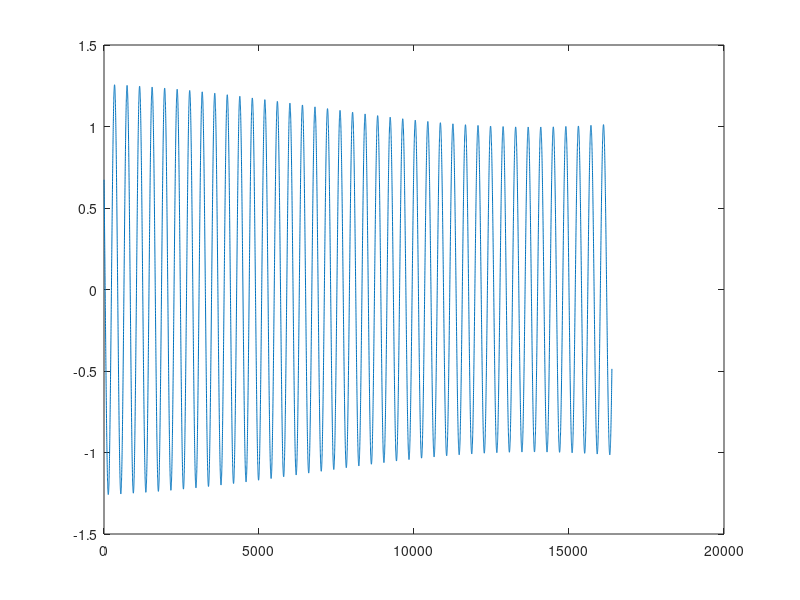

The MATLAB source for this figure:
%%%long time and short time fixed point ffts
clear;
clc;

fs=20000;%20kHz signal
fftSize=2*8192; %all ffts will be of length 8192
numberOfFrames=16;
t=(1:16*fftSize)/fs;
%%parameters of signals: two close frequency
f1=50.2;
w1=4;
p1=1.4;
s1=w1*cos(2*pi*f1*t-p1);

f2=49.4;
w2=3;
p2=0.4;
s2=w2*cos(2*pi*f2*t-p2);

s=s1+s2;%generated signal

shortData1=s(7*fftSize+1:8*fftSize);
longData1=s(1:16:end);

%taking fft of both signals
Y = fft(shortData1);
P2 = abs(Y/fftSize);
P1 = P2(1:fftSize/2+1);
P1(2:end-1) = 2*P1(2:end-1);
f = fs*(0:(fftSize/2))/fftSize;
[dummy,index]=max(P1);
if(f(index)<1000)
    Y = fft(longData1);
    P2 = abs(Y/fftSize);
    P1 = P2(1:fftSize/2+1);
    P1(2:end-1) = 2*P1(2:end-1);
    f = (fs/16)*(0:(fftSize/2))/fftSize;
    [dummy,index]=max(P1);
    initialFrequency=f(index);
end
% [frequency,phase,corr]=frequencyPhaseSearch(longData1,fs/16,0,0.01);
phase=angle(Y(index));
frequency=initialFrequency;
xPred=cos(2*pi*frequency*t+phase);
weight=P1(index);
sNew=s-weight*xPred;
% plot(sNew)
% plot(s)
% hold on
% plot(sNew)



shortData=sNew(7*fftSize+1:8*fftSize);
longData=sNew(1:16:end);

%taking fft of both signals
Y = fft(shortData);
P2 = abs(Y/fftSize);
P1 = P2(1:fftSize/2+1);
P1(2:end-1) = 2*P1(2:end-1);
f = fs*(0:(fftSize/2))/fftSize;
[dummy,index]=max(P1);
if(f(index)<1000)
    Y = fft(longData);
    P2 = abs(Y/fftSize);
    P1 = P2(1:fftSize/2+1);
    P1(2:end-1) = 2*P1(2:end-1);
    f = (fs/16)*(0:(fftSize/2))/fftSize;
    [dummy,index]=max(P1);
    initialFrequency=f(index);
end

% [frequency,phase,corr]=frequencyPhaseSearch(longData,fs/16,0,0.01);
phase=angle(Y(index))
weight=P1(index)
frequency=initialFrequency;
xPred=cos(2*pi*frequency*t+phase);

sNew2=sNew-weight*xPred;
plot(sNew2)
shortData=sNew2(7*fftSize+1:8*fftSize);
longData=sNew2(1:16:end);
 plot(shortData)
